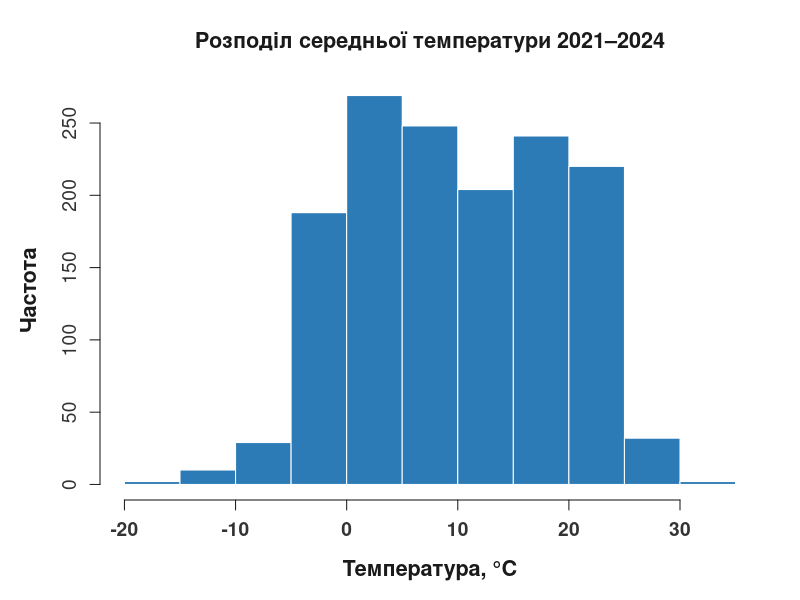
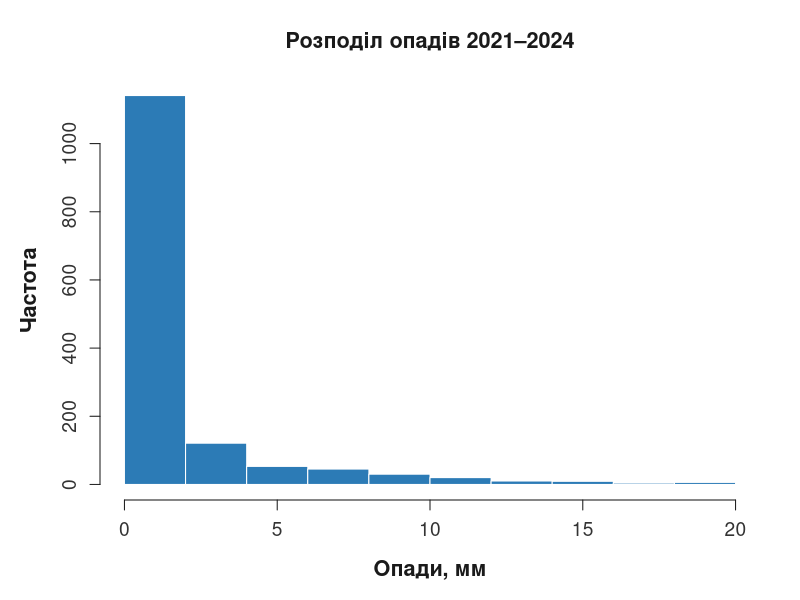
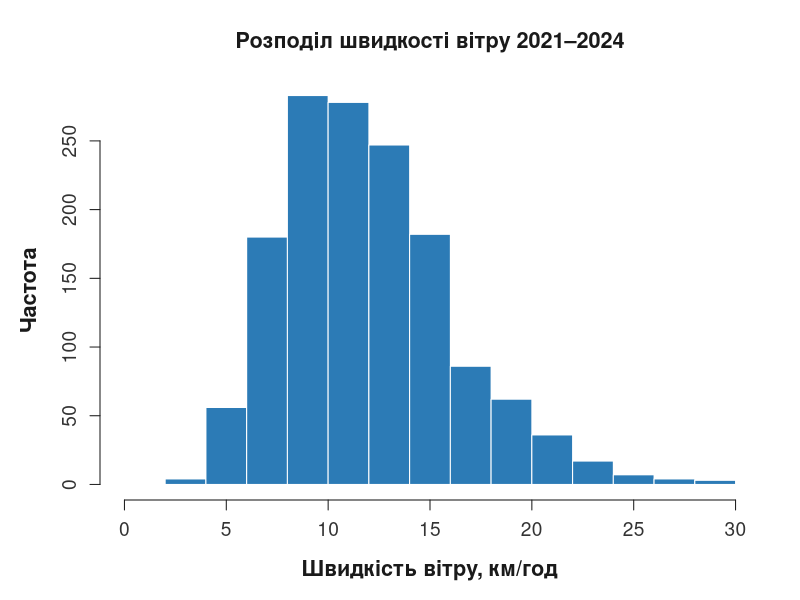
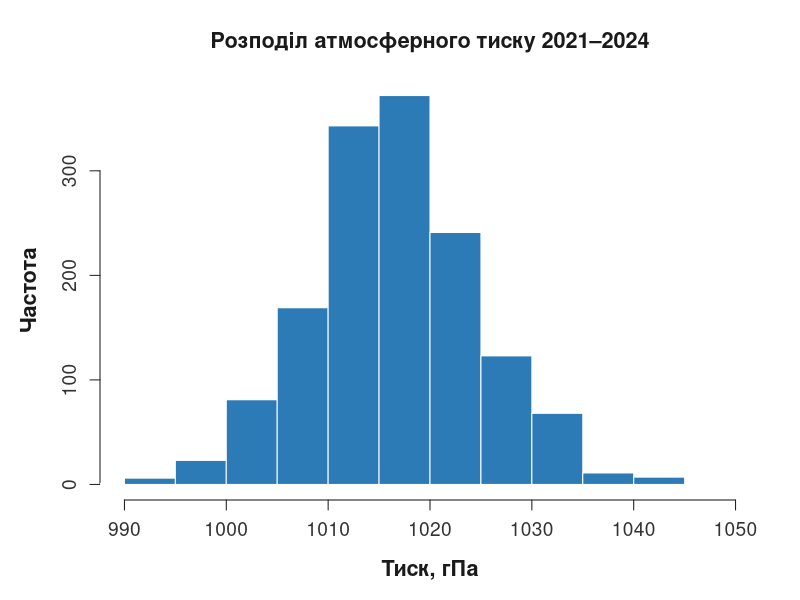
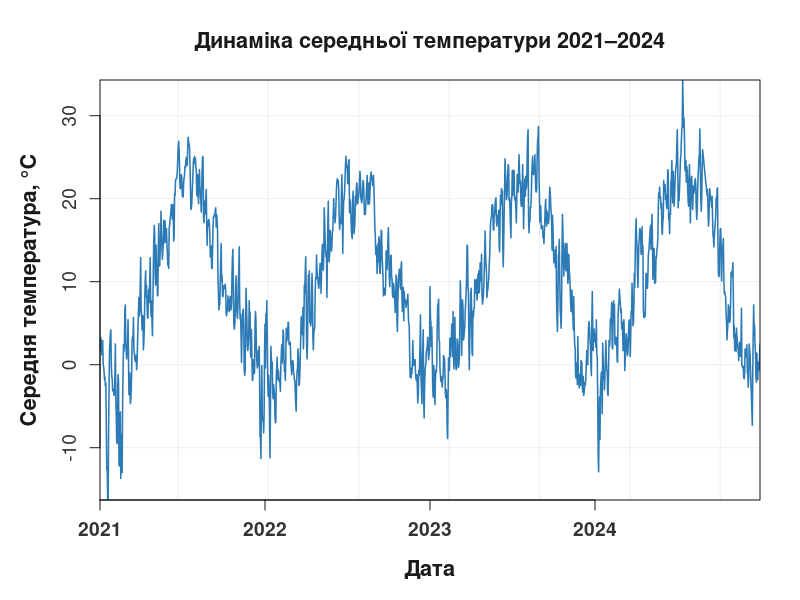
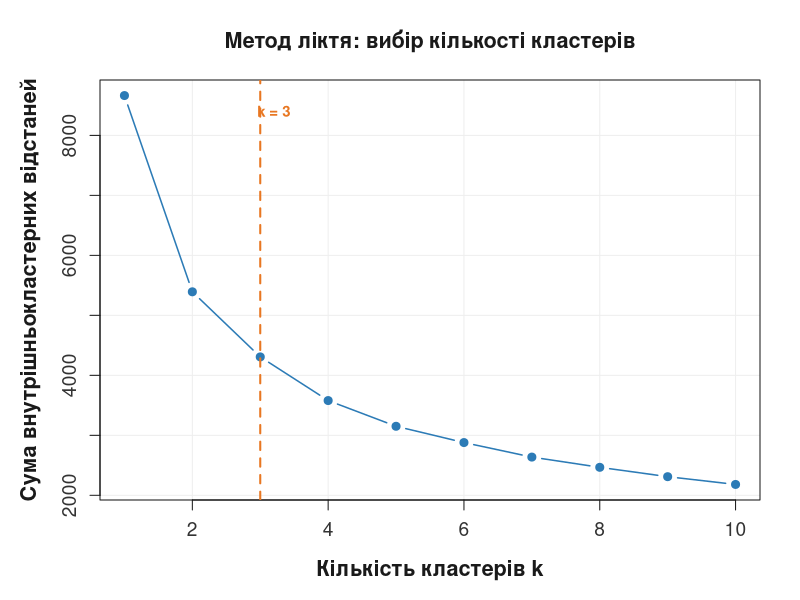
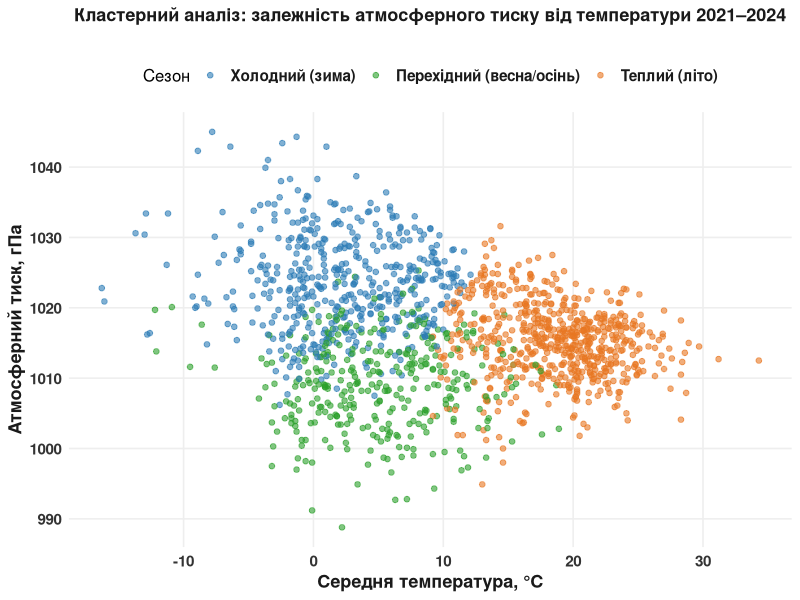
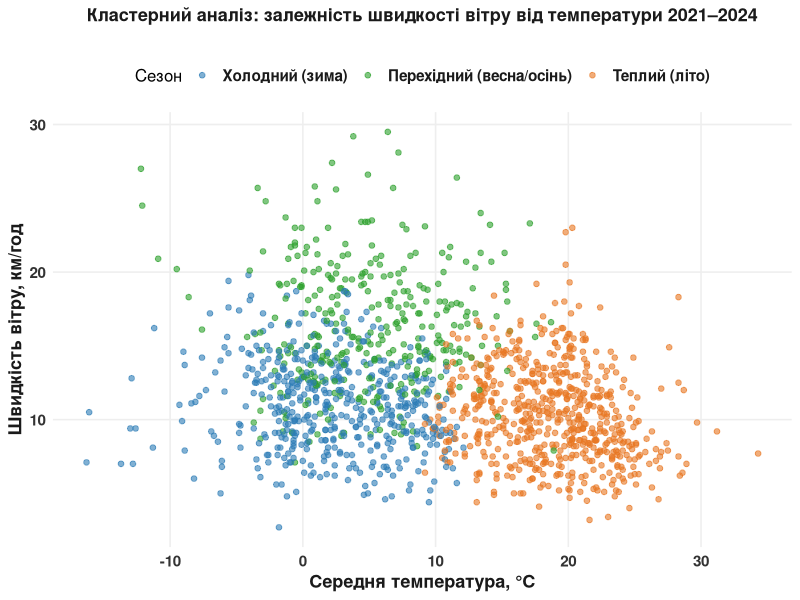

Generate these figures, in order, with R:
# install.packages(c("corrplot", "ggplot2")) 
library(corrplot) 
library(ggplot2) 

CLR_BLUE   <- "#2C7BB6"   # синій  — фактичні / навчальна / холодний 
CLR_ORANGE <- "#E87722"   # помаранч — прогноз / тестова / теплий 
CLR_GREEN  <- "#2CA02C"   # зелений — перехідний весна/осінь 
CLR_BLACK  <- "#1A1A1A"   # чорний  — лінії, текст 
CLR_GRID   <- "#EEEEEE"   # сітка 

theme_diploma <- theme_minimal(base_size = 12) + 
  theme( 
    plot.title       = element_text(face = "bold", size = 13, colour = CLR_BLACK, hjust = 0.5), 
    plot.subtitle    = element_text(size = 9.5, colour = "#555555"), 
    # Підписи осей — збільшені та жирні (читаються з будь-якої відстані) 
    axis.title       = element_text(face = "bold", size = 13, colour = CLR_BLACK), 
    axis.text        = element_text(face = "bold", size = 11, colour = "#333333"), 
    legend.text      = element_text(face = "bold", size = 11, colour = CLR_BLACK), 
    legend.position  = "top", 
    panel.grid.major = element_line(colour = CLR_GRID), 
    panel.grid.minor = element_blank(), 
    plot.background  = element_rect(fill = "white", colour = NA), 
    panel.background = element_rect(fill = "white", colour = NA) 
  ) 

# РОЗДІЛ 1. Завантаження даних 

# РОЗДІЛ 1. Завантаження даних

data_raw <- read.csv("weather.csv", fileEncoding = "UTF-8-BOM")

# Якщо BOM все одно проскочив у першу колонку — прибираємо:
if (names(data_raw)[1] != "date") names(data_raw)[1] <- "date"

# Дати у CSV мають формат "2024-12-31 00:00:00" (з часом).
data_raw$date <- as.Date(data_raw$date, format = "%Y-%m-%d %H:%M:%S")



cat("\n Пропущені значення (до очищення) \n") 
na_counts <- colSums(is.na(data_raw)) 
na_pct    <- round(na_counts / nrow(data_raw) * 100, 1) 
print(data.frame(NA_кількість = na_counts, NA_відсоток = na_pct)) 

# РОЗДІЛ 2. Очищення 

data_raw <- data_raw[, !(names(data_raw) %in% c("snow", "wdir", "wpgt", "tsun"))] 

# Строгий фільтр за датою: від 2021-01-01 до 2024-12-31 включно. 
# Порівнюємо об'єкти Date напряму — точніше ніж format()+%Y. 
ANALYSIS_FROM <- as.Date("2021-01-01") 
ANALYSIS_TO   <- as.Date("2024-12-31") 
data <- data_raw[data_raw$date >= ANALYSIS_FROM & data_raw$date <= ANALYSIS_TO, ] 
data <- na.omit(data) 

cat("\n=== Робоча вибірка (2021–2024) ===\n") 
cat(sprintf("Спостережень: %d  |  %s — %s\n", 
            nrow(data), min(data$date), max(data$date))) 
print(table(format(data$date, "%Y"))) 
summary(data) 

# РОЗДІЛ 3. Розподіли та часовий ряд 

# 3.1 Розподіл середньої температури 

par(bg = "white", col.main = CLR_BLACK, col.lab = CLR_BLACK, 
    col.axis = "#333333", fg = CLR_BLACK, 
    font.lab = 2,          # жирні підписи осей (xlab / ylab) 
    mar = c(5, 5, 4, 2)) 

hist(data$tavg, 
     main = "Розподіл середньої температури 2021–2024", 
     xlab = "Температура, °C", ylab = "Частота", 
     col = CLR_BLUE, border = "white", 
     xlim = c(-20, 35), 
     xaxt = "n",                        # вимикаємо авто-вісь X 
     cex.lab = 1.3, cex.axis = 1.15, cex.main = 1.3) 
# Явні мітки: -20, -10, 0, 10, 20, 30, 35 



axis(1, at = seq(-20, 35, by = 10), 
     cex.axis = 1.15, col.axis = "#333333", font = 2) 

# 3.2 Розподіл опадів 

par(mar = c(5, 5, 4, 2), font.lab = 2, col.lab = CLR_BLACK, col.axis = "#333333") 
hist(data$prcp, 
     main = "Розподіл опадів 2021–2024", 
     xlab = "Опади, мм", ylab = "Частота", 
     col = CLR_BLUE, border = "white", 
     xlim = c(0, 20), 
     cex.lab = 1.3, cex.axis = 1.15, cex.main = 1.3) 

# 3.3 Розподіл швидкості вітру  

par(mar = c(5, 5, 4, 2), font.lab = 2, col.lab = CLR_BLACK, col.axis = "#333333") 
hist(data$wspd, 
     main = "Розподіл швидкості вітру 2021–2024", 
     xlab = "Швидкість вітру, км/год", ylab = "Частота", 
     col = CLR_BLUE, border = "white", 
     xlim = c(0, 30), 
     cex.lab = 1.3, cex.axis = 1.15, cex.main = 1.3) 

# 3.4 Розподіл атмосферного тиску 

par(mar = c(5, 5, 4, 2), font.lab = 2, col.lab = CLR_BLACK, col.axis = "#333333") 
hist(data$pres, 
     main = "Розподіл атмосферного тиску 2021–2024", 
     xlab = "Тиск, гПа", ylab = "Частота", 
     col = CLR_BLUE, border = "white", 
     xlim = c(990, 1050), 
     cex.lab = 1.3, cex.axis = 1.15, cex.main = 1.3) 

# 3.5 Динаміка температури 2021-01-01 по 2024-12-31  
date_from <- ANALYSIS_FROM 
date_to   <- ANALYSIS_TO 
data_plot <- data[data$date >= date_from & data$date <= date_to, ] 


x_ticks  <- as.Date(c("2021-01-01","2022-01-01","2023-01-01","2024-01-01")) 



x_labels <- c("2021","2022","2023","2024") 

par(mar = c(5, 5, 4, 2), font.lab = 2, col.lab = CLR_BLACK, col.axis = "#333333") 
plot(data_plot$date, data_plot$tavg, 
     type = "l", lwd = 1.5, col = CLR_BLUE, 
     main = "Динаміка середньої температури 2021–2024", 
     xlab = "Дата", ylab = "Середня температура, °C", 
     xlim = c(date_from, date_to), 
     xaxs = "i",    
     yaxs = "i",    
     xaxt = "n",    
     cex.lab = 1.3, cex.axis = 1.15, cex.main = 1.3, 
     panel.first = grid(col = CLR_GRID, lty = 1)) 

axis.Date(1, at = x_ticks, labels = x_labels, 
          cex.axis = 1.15, col.axis = "#333333", font = 2) 

# РОЗДІЛ 4. Кластеризація 

cluster_data        <- data[, c("tavg","tmin","tmax","prcp","wspd","pres")] 
cluster_data_scaled <- scale(cluster_data) 

# 4.1 Метод ліктя  
wss <- numeric(10) 
for (k in 1:10) { 
  set.seed(123) 
  wss[k] <- kmeans(cluster_data_scaled, centers = k, nstart = 25)$tot.withinss 
} 

par(mar = c(5, 5, 4, 2), font.lab = 2, col.lab = CLR_BLACK, col.axis = "#333333") 
plot(1:10, wss, 
     type = "b", pch = 19, lwd = 1.5, col = CLR_BLUE, 
     main = "Метод ліктя: вибір кількості кластерів", 
     xlab = "Кількість кластерів k", 
     ylab = "Сума внутрішньокластерних відстаней", 
     cex.lab = 1.3, cex.axis = 1.15, cex.main = 1.3, 
     panel.first = grid(col = CLR_GRID, lty = 1)) 
abline(v = 3, lty = 2, col = CLR_ORANGE, lwd = 2) 
text(3.2, max(wss) * 0.97, "k = 3", col = CLR_ORANGE, cex = 0.9, font = 2) 




# 4.2 k-means  
set.seed(123) 
kmeans_model <- kmeans(cluster_data_scaled, centers = 3, nstart = 25) 
data$cluster <- as.factor(kmeans_model$cluster) 

centers_tavg   <- tapply(data$tavg, data$cluster, mean) 
rank_order     <- order(centers_tavg) 
season_names   <- c("Холодний (зима)", "Перехідний (весна/осінь)", "Теплий (літо)") 
cluster_labels <- character(3) 
cluster_labels[rank_order] <- season_names 

cat("\nСемантика кластерів:\n") 
for (i in 1:3) cat(sprintf("  Кластер %d → %s (сер. %.1f°C)\n", 
                           i, cluster_labels[i], centers_tavg[i])) 

data$season <- factor(cluster_labels[as.integer(data$cluster)], levels = season_names) 

# Центри кластерів 
num_cols     <- c("tavg","tmin","tmax","prcp","wspd","pres") 
centers_real <- aggregate(data[, num_cols], 
                          by = list(Сезон = data$season), FUN = mean) 
centers_real[, num_cols] <- round(centers_real[, num_cols], 2) 
cat("\n=== Центри кластерів ===\n") 
print(centers_real) 

# Палітра кластерів: синій / зелений / помаранчевий 
season_colours <- c("Холодний (зима)"          = CLR_BLUE, 
                    "Перехідний (весна/осінь)"  = CLR_GREEN, 
                    "Теплий (літо)"             = CLR_ORANGE) 

# 4.3 Графік: температура і атмосферний тиск 
ggplot(data, aes(x = tavg, y = pres, colour = season)) + 
  geom_point(alpha = 0.6, size = 1.6) + 
  scale_colour_manual(values = season_colours) + 
  labs(title    = "Кластерний аналіз: залежність атмосферного тиску від температури 2021–2024", 
       subtitle = "", 
       x = "Середня температура, °C", 
       y = "Атмосферний тиск, гПа", 
       colour = "Сезон") + 
  theme_diploma 




# 4.4 Графік: температура і швидкість вітру 
ggplot(data, aes(x = tavg, y = wspd, colour = season)) + 
  geom_point(alpha = 0.6, size = 1.6) + 
  scale_colour_manual(values = season_colours) + 
  labs(title    = "Кластерний аналіз: залежність швидкості вітру від температури 2021–2024", 
       subtitle = "", 
       x = "Середня температура, °C", 
       y = "Швидкість вітру, км/год", 
       colour = "Сезон") + 
  theme_diploma 

# РОЗДІЛ 5. Кореляційний аналіз 

numeric_data <- data[, c("tavg","tmin","tmax","prcp","wspd","pres")] 
cor_matrix   <- cor(numeric_data) 

cat("\n=== Кореляційна матриця ===\n") 
print(round(cor_matrix, 3)) 

col_labels_x <- c( 
  "Серед.\nтемпература", 
  "Мін.\nтемпература", 
  "Макс.\nтемпература", 
  "Опади", 
  "Швидкість\nвітру", 
  "Атм.\nтиск" 
) 

col_labels_y <- c( 
  "Серед.\nтемпература", 
  "Мін.\nтемпература", 
  "Макс.\nтемпература", 
  "Опади", 
  "Швидкість\nвітру", 
  "Атм.\nтиск" 
) 

col_keys <- c("tavg", "tmin", "tmax", "prcp", "wspd", "pres") 




cor_ua <- cor_matrix 
rownames(cor_ua) <- col_keys 
colnames(cor_ua) <- col_keys 

# Кореляційна матриця через ggplot2 

n <- nrow(cor_ua) 
cor_long <- data.frame( 
  row_key = rep(col_keys, each = n), 
  col_key = rep(col_keys, times = n), 
  row_lbl = rep(col_labels_y, each = n), 
  col_lbl = rep(col_labels_x, times = n), 
  r       = as.vector(cor_ua), 
  row_idx = rep(seq_len(n), each = n), 
  col_idx = rep(seq_len(n), times = n) 
) 
cor_long <- cor_long[cor_long$col_idx >= cor_long$row_idx, ] 

cor_long$label   <- formatC(cor_long$r, digits = 2, format = "f") 
cor_long$txt_col <- ifelse(abs(cor_long$r) > 0.55, "white", "#1A1A1A") 

cor_long$row_lbl <- factor(cor_long$row_lbl, levels = rev(col_labels_y)) 
cor_long$col_lbl <- factor(cor_long$col_lbl, levels = col_labels_x) 

ggplot(cor_long, aes(x = col_lbl, y = row_lbl, fill = r)) + 
  geom_tile(colour = "white", linewidth = 0.5) + 
  geom_text(aes(label = label, colour = txt_col), 
            fontface = "bold", 
            size     = 5) + 
  scale_fill_gradient2( 
    low      = "#4393C3", 
    mid      = "white", 
    high     = "#D6604D", 
    midpoint = 0, 
    limits   = c(-1, 1), 
    name     = "Кореляція", 
    guide    = guide_colorbar( 
      barheight       = unit(0.90, "npc"), 
      barwidth        = unit(1.4, "cm"), 
      title.hjust     = 0.5, 
      label.theme     = element_text(size = 13, colour = CLR_BLACK, face = "bold"), 
      title.theme     = element_text(size = 13, face = "bold", colour = CLR_BLACK, 
                                     margin = margin(b = 8)), 
      frame.colour    = "#555555", 
      ticks.colour    = "#555555", 
      ticks.linewidth = 0.8, 
      nbin            = 300 
    ) 
  ) + 
  scale_colour_identity() + 
  coord_fixed() + 
  labs( 
    title = "Кореляційна матриця метеорологічних показників 2021–2024", 
    x = NULL, y = NULL 
  ) + 
  theme_minimal(base_size = 12) + 
  theme( 
    plot.title           = element_text(face = "bold", size = 13, 
                                        colour = CLR_BLACK, hjust = 0.5), 
    axis.text.x          = element_text(angle = 0, hjust = 0.5, vjust = 1, 
                                        colour = CLR_BLACK, size = 11, 
                                        face = "bold", lineheight = 0.85), 
    axis.text.y          = element_text(colour = CLR_BLACK, size = 11, 
                                        face = "bold", hjust = 1, 
                                        lineheight = 0.85), 
    panel.grid           = element_blank(), 
    legend.position      = "right", 
    legend.justification = "center", 
    legend.title.align   = 0.5, 
    plot.background      = element_rect(fill = "white", colour = NA), 
    panel.background     = element_rect(fill = "white", colour = NA) 
  )

# РОЗДІЛ 6. Поділ на вибірки 





split_boundary <- as.Date("2024-01-01") 
train <- data[data$date <  split_boundary, ] 
test  <- data[data$date >= split_boundary, ] 

cat("\n Вибірки \n") 
cat(sprintf("Навчальна (2021–2023): %d спостережень\n", nrow(train))) 
cat(sprintf("Тестова   (2024):      %d спостережень\n", nrow(test))) 

# РОЗДІЛ 7. Регресійна модель 

model <- lm(tavg ~ tmin + tmax + prcp + wspd + pres, data = train) 
summary(model) 

cf <- coef(model) 
cat("\n Рівняння моделі \n") 
cat(sprintf( 
  "tavg = %.4f + %.4f·tmin + %.4f·tmax + %.4f·prcp + %.4f·wspd + %.4f·pres\n", 
  cf[1], cf["tmin"], cf["tmax"], cf["prcp"], cf["wspd"], cf["pres"] 
)) 

pred_test  <- predict(model, newdata = test) 
pred_train <- predict(model, newdata = train) 

# РОЗДІЛ 8. Метрики точності 

calc_metrics <- function(actual, predicted, label = "") { 
  nonzero  <- actual != 0 
  MAE      <- mean(abs(actual - predicted)) 
  MSE      <- mean((actual - predicted)^2) 
  RMSE     <- sqrt(MSE) 
  MAPE     <- mean(abs((actual[nonzero] - predicted[nonzero]) / 
                         actual[nonzero])) * 100 
  R2       <- 1 - sum((actual - predicted)^2) / sum((actual - mean(actual))^2) 
  mean_val <- mean(abs(actual)) 
  
  cat(sprintf("\n Метрики: %s \n", label)) 
  cat(sprintf("  MAE   = %.4f °C  (%.2f %%)\n", MAE,  MAE / mean_val * 100)) 
  cat(sprintf("  MSE   = %.4f °C²\n", MSE)) 
  cat(sprintf("  RMSE  = %.4f °C  (%.2f %%)\n", RMSE, RMSE / mean_val * 100)) 
  70 
  
  
  cat(sprintf("  MAPE  = %.2f %%  ← ключова метрика\n", MAPE)) 
  cat(sprintf("  R²    = %.4f    (%.2f %%)\n", R2, R2 * 100)) 
  
  invisible(list(MAE=MAE, MAE_pct=MAE/mean_val*100, MSE=MSE, 
                 RMSE=RMSE, RMSE_pct=RMSE/mean_val*100, MAPE=MAPE, R2=R2)) 
} 

m_test  <- calc_metrics(test$tavg,  pred_test,  "Тестова (2024) — ОСНОВНА") 
m_train <- calc_metrics(train$tavg, pred_train, "Навчальна (2021–2023)") 

# РОЗДІЛ 9. ГРАФІК РЕГРЕСІЙНОЇ МОДЕЛІ + ПРОГНОЗ НА 2025 

#  9.1 Оцінка моделі на тестовій вибірці  
pred_test_df <- data.frame(date = test$date, predicted = pred_test) 
actual_test_df <- data.frame(date = test$date, actual = test$tavg) 

#  9.2 Побудова прогнозу на 2025 рік  

data$month <- as.integer(format(data$date, "%m")) 

# Середні значення предикторів по місяцях за 2021–2024 
monthly_means <- aggregate( 
  cbind(tmin, tmax, prcp, wspd, pres) ~ month, 
  data = data, 
  FUN  = mean 
) 

# Генерація дати 2025 
dates_2025 <- as.Date(paste0("2025-", sprintf("%02d", 1:12), "-15")) 

forecast_2025 <- data.frame( 
  date  = dates_2025, 
  month = 1:12 
) 
forecast_2025 <- merge(forecast_2025, monthly_means, by = "month") 
forecast_2025 <- forecast_2025[order(forecast_2025$date), ] 

# Прогноз tavg на 2025 
forecast_2025$predicted <- predict(model, newdata = forecast_2025) 




cat(" 
=== Прогноз середньої температури на 2025 рік === 
") 
print(data.frame( 
  Місяць    = format(forecast_2025$date, "%B"), 
  Прогноз_C = round(forecast_2025$predicted, 2) 
)) 

#  9.3 Графік: навчальна і тестова (Y і Ŷ) з прогнозом 2025 ── 
# Межа між тестовою та прогнозом 
forecast_boundary <- as.Date("2025-01-01") 

ggplot() + 
  # Фактичні 2021–2023 (навчальна) — синя 
  geom_line(data = train, 
            aes(x = date, y = tavg, colour = "Фактичні 2021–2023 (навч.)"), 
            linewidth = 0.75) + 
  # Фактичні 2024 (тестова, Y) — зелена 
  geom_line(data = actual_test_df, 
            aes(x = date, y = actual, colour = "Фактичні 2024 (тест., Y)"), 
            linewidth = 0.9) + 
  # Модельна оцінка на тестовій (Ŷ) — помаранчева пунктир 
  geom_line(data = pred_test_df, 
            aes(x = date, y = predicted, colour = "Оцінка моделі 2024 (Ŷ)"), 
            linewidth = 0.9, linetype = "dashed") + 
  # Прогноз 2025 — червона пунктирна 
  geom_line(data = forecast_2025, 
            aes(x = date, y = predicted, colour = "Прогноз 2025"), 
            linewidth = 1.1, linetype = "dashed") + 
  geom_point(data = forecast_2025, 
             aes(x = date, y = predicted, colour = "Прогноз 2025"), 
             size = 2.5) + 
  # Межа навчальна | тестова 
  geom_vline(xintercept = as.numeric(split_boundary), 
             linetype = "dotted", colour = "#666666", linewidth = 0.7) + 
  annotate("text", x = split_boundary, y = max(data$tavg) * 0.93, 
           label = "Початок 
тестової", hjust = -0.05, size = 3.0, 
           colour = "#666666") + 
  # Межа тестова | прогноз 
  


geom_vline(xintercept = as.numeric(forecast_boundary), 
           linetype = "dotted", colour = "#CC0000", linewidth = 0.7) + 
  annotate("text", x = forecast_boundary, y = max(data$tavg) * 0.93, 
           label = "Початок 
прогнозу", hjust = -0.05, size = 3.0, 
           colour = "#CC0000") + 
  scale_colour_manual( 
    name   = NULL, 
    values = c( 
      "Фактичні 2021–2023 (навч.)" = CLR_BLUE, 
      "Фактичні 2024 (тест., Y)"   = CLR_GREEN, 
      "Оцінка моделі 2024 (Ŷ)"     = CLR_ORANGE, 
      "Прогноз 2025"                = "#CC0000" 
    ), 
    # Явний порядок у легенді: синій → помаранчевий → зелений → червоний 
    breaks = c( 
      "Фактичні 2021–2023 (навч.)", 
      "Оцінка моделі 2024 (Ŷ)", 
      "Фактичні 2024 (тест., Y)", 
      "Прогноз 2025" 
    ) 
  ) + 
  scale_x_date( 
    limits = c(as.Date("2021-01-01"), as.Date("2025-12-31")), 
    expand = c(0, 0) 
  ) + 
  labs( 
    title    = "Регресійна модель", 
    subtitle = "", 
    x        = "Час", 
    y        = "Середня температура, °C" 
  ) + 
  theme_diploma
